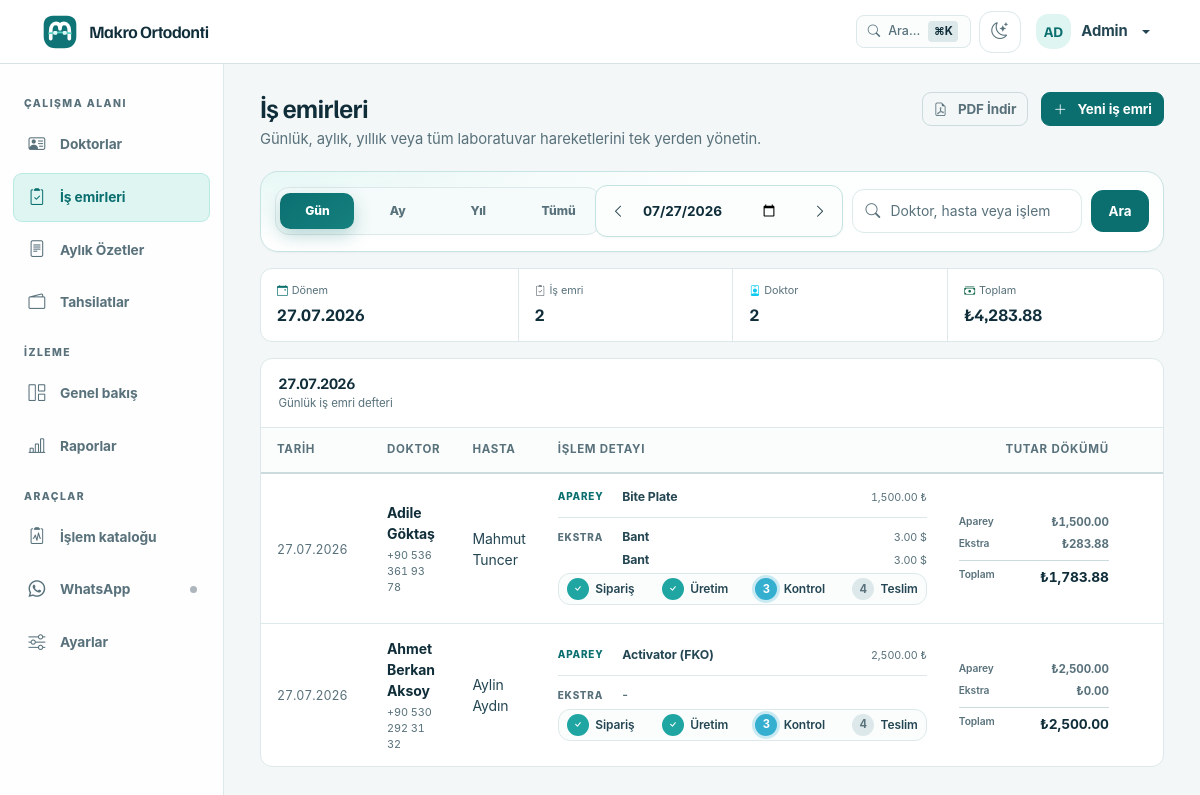
Page /parties/work-orders?view=day&date=2026-07-27&search= (signed in) on the committed database.
### app/models/models.py (models this page shows, shortened)
class User(UserMixin, Base, TimestampMixin):
    __tablename__ = "users"
    id: Mapped[int] = mapped_column(Integer, primary_key=True, autoincrement=True)
    username: Mapped[str] = mapped_column(String(50), nullable=False, unique=True, index=True)
    password_hash: Mapped[str] = mapped_column(String(256), nullable=False)
    full_name: Mapped[str] = mapped_column(String(150), nullable=False)
    role: Mapped[str] = mapped_column(String(20), nullable=False, default="staff", index=True)
    is_active: Mapped[bool] = mapped_column(Boolean, default=True, nullable=False)
    last_login: Mapped[datetime | None] = mapped_column(DateTime, nullable=True)
    api_token_hash: Mapped[str | None] = mapped_column(String(64), nullable=True, unique=True, index=True)
    ROLE_ADMIN = "admin"
    ROLE_STAFF = "staff"
    VALID_ROLES = [ROLE_ADMIN, ROLE_STAFF]

class WorkOrder(Base, TimestampMixin):
    __tablename__ = "work_orders"
    id: Mapped[int] = mapped_column(Integer, primary_key=True, autoincrement=True)
    party_id: Mapped[int] = mapped_column(ForeignKey("parties.id"), nullable=False, index=True)
    work_date: Mapped[date] = mapped_column(nullable=False, index=True)
    apparatus_type: Mapped[str] = mapped_column(Text, nullable=False)
    extra_addons: Mapped[str | None] = mapped_column(Text, nullable=True)
    patient_name: Mapped[str] = mapped_column(String(200), nullable=False)
    apparatus_price: Mapped[Decimal] = mapped_column(Numeric(12, 2), nullable=False, default=Decimal("0.00"))
    extra_price: Mapped[Decimal] = mapped_column(Numeric(12, 2), nullable=False, default=Decimal("0.00"))
    total_price: Mapped[Decimal] = mapped_column(Numeric(12, 2), nullable=False, default=Decimal("0.00"))
    exchange_rate_applied: Mapped[Decimal | None] = mapped_column(Numeric(12, 4), nullable=True)
    notes: Mapped[str | None] = mapped_column(Text, nullable=True)
    party: Mapped["Party"] = relationship(lazy="selectin")

class Party(Base, TimestampMixin):
    __tablename__ = "parties"
    id: Mapped[int] = mapped_column(Integer, primary_key=True, autoincrement=True)
    party_type: Mapped[str] = mapped_column(
        SQLEnum(PartyType), nullable=False, default=PartyType.DENTIST, index=True
    )
    name: Mapped[str] = mapped_column(String(200), nullable=False)  # full name or company name
    phone: Mapped[str | None] = mapped_column(String(20), nullable=True, index=True)
    email: Mapped[str | None] = mapped_column(String(200), nullable=True)
    address: Mapped[str | None] = mapped_column(Text, nullable=True)
    tax_id: Mapped[str | None] = mapped_column(String(50), nullable=True)  # TC Kimlik / Vergi No
    notes: Mapped[str | None] = mapped_column(Text, nullable=True)
    is_active: Mapped[bool] = mapped_column(Boolean, default=True, nullable=False, index=True)
    previous_balance: Mapped[Decimal] = mapped_column(Numeric(12, 2), default=Decimal("0.00"), nullable=False)
    applies_kdv: Mapped[bool] = mapped_column(Boolean, default=False, nullable=False, index=True)
    first_name: Mapped[str | None] = mapped_column(String(100), nullable=True)
    last_name: Mapped[str | None] = mapped_column(String(100), nullable=True)
    date_of_birth: Mapped[date | None] = mapped_column(nullable=True)
    treatment_status: Mapped[str] = mapped_column(
        String(30), default="active", nullable=False, index=True
    )
    contact_person: Mapped[str | None] = mapped_column(String(150), nullable=True)
    contact_phone: Mapped[str | None] = mapped_column(String(20), nullable=True)
    referred_by_id: Mapped[int | None] = mapped_column(Integer, ForeignKey("parties.id"), nullable=True, index=True)
    referred_by = relationship("Party", remote_side="Party.id", foreign_keys=[referred_by_id], lazy="selectin")
    invoices: Mapped[list["Invoice"]] = relationship(
        back_populates="party", lazy="selectin"
    )
    patient: Mapped["Patient"] = relationship(
        back_populates="party", uselist=False, lazy="selectin"
    )
    treatments: Mapped[list["PatientTreatment"]] = relationship(
        back_populates="party", lazy="selectin"
    )
    work_orders: Mapped[list["WorkOrder"]] = relationship(
        back_populates="party", lazy="selectin"
    )
    previous_balance_payments: Mapped[list["PartyPayment"]] = relationship(
        back_populates="party",
        cascade="all, delete-orphan",
        lazy="selectin",
        order_by="PartyPayment.payment_date.desc(), PartyPayment.id.desc()",
    )
    __table_args__ = (
        UniqueConstraint("name", "phone", "party_type", name="uq_party_identity"),
    )
    @property
    def display_name(self) -> str:
        return self.name

### app/routes/parties.py (the view)
@parties_bp.route("/work-orders", strict_slashes=False)
@login_required
@permissions_required("clinical.view")
def list_work_orders():
    data = _resolve_work_order_query(request.args)
    return render_template("work_orders/list.html", **data)

### app/templates/work_orders/list.html (shortened to what this page needs)
{% extends "base.html" %}
{% block content %}
<header class="workspace-header">
    <div><h1>İş emirleri</h1><p>Günlük, aylık, yıllık veya tüm laboratuvar hareketlerini tek yerden yönetin.</p></div>
    <div class="workspace-actions">
        <a href="{{ url_for('parties.export_work_orders_pdf', view=view, date=selected_date.isoformat() if selected_date else '', year=year, month=month, search=search) }}" class="btn btn-outline-secondary btn-sm me-1" target="_blank">
            <i class="bi bi-file-earmark-pdf me-1" aria-hidden="true"></i>PDF İndir
        </a>
        <a href="{{ url_for('parties.list_parties') }}" class="btn btn-primary btn-sm"><i class="bi bi-plus-lg me-1" aria-hidden="true"></i>Yeni iş emri</a>
    </div>
</header>
<div class="workorder-period-bar">
    <nav class="period-switch" aria-label="İş emri dönemi">
        <a href="{{ url_for('parties.list_work_orders', view='day', date=today.isoformat(), search=search) }}" class="{% if view == 'day' %}active{% endif %}">Gün</a>
        <a href="{{ url_for('parties.list_work_orders', view='month', year=today.year, month=today.month, search=search) }}" class="{% if view == 'month' %}active{% endif %}">Ay</a>
        <a href="{{ url_for('parties.list_work_orders', view='year', year=today.year, search=search) }}" class="{% if view == 'year' %}active{% endif %}">Yıl</a>
        <a href="{{ url_for('parties.list_work_orders', view='all', search=search) }}" class="{% if view == 'all' %}active{% endif %}">Tümü</a>
    </nav>
    <form method="GET" action="{{ url_for('parties.list_work_orders') }}" class="workorder-period-form">
        {% if view == 'day' %}
        <div class="period-stepper-group">
            <a href="{{ url_for('parties.list_work_orders', view='day', date=previous_date, search=search) }}" class="btn-stepper" title="Önceki Gün"><i class="bi bi-chevron-left"></i></a>
            <input class="form-control stepper-control" type="date" id="workorder-date" name="date" value="{{ selected_date.isoformat() }}" onchange="this.form.submit()">
            <a href="{{ url_for('parties.list_work_orders', view='day', date=next_date, search=search) }}" class="btn-stepper" title="Sonraki Gün"><i class="bi bi-chevron-right"></i></a>
        </div>
        {% elif view == 'all' %}
        <div class="period-stepper-group">
            <span class="px-3 text-muted fw-semibold" style="font-size: 13px;">Tüm Zamanlar</span>
        </div>
        {% endif %}
        <div class="workorder-search">
            <input class="form-control" type="search" id="workorder-search" name="search" value="{{ search }}" placeholder="Doktor, hasta veya işlem ara">
        </div>
        <button type="submit" class="btn btn-sm btn-primary">Ara</button>
    </form>
</div>
<div class="summary-line workorder-summary" aria-label="{{ period_label }} özeti">
    <div><span><i class="bi bi-calendar-event text-primary me-1" aria-hidden="true"></i>Dönem</span><strong>{{ period_label }}</strong></div>
    <div><span><i class="bi bi-clipboard2-check text-secondary me-1" aria-hidden="true"></i>İş emri</span><strong>{{ work_orders|length }}</strong></div>
    <div><span><i class="bi bi-person-badge text-info me-1" aria-hidden="true"></i>Doktor</span><strong>{{ doctor_count }}</strong></div>
    <div><span><i class="bi bi-cash-stack text-success me-1" aria-hidden="true"></i>Toplam</span><strong>₺{{ "{:,.2f}".format(period_total) }}</strong></div>
</div>
<section class="work-panel" aria-labelledby="workorder-ledger-title">
    <div class="work-panel__header">
        <div><h2 id="workorder-ledger-title">{{ period_label }}</h2><p>{{ 'Günlük' if view == 'day' else ('Yıllık' if view == 'year' else ('Tüm zamanlar' if view == 'all' else 'Aylık')) }} iş emri defteri{% if search %} · “{{ search }}” için {{ work_orders|length }} sonuç{% endif %}</p></div>
    </div>
    <div class="table-responsive">
        <table class="table table-hover align-middle workorder-ledger">
            <thead>
                <tr>
                    <th class="text-start col-w-date">Tarih</th>
                    <th class="text-start">Doktor</th>
                    <th class="text-start">Hasta</th>
                    <th class="text-start">İşlem detayı</th>
                    <th class="text-end">Tutar dökümü</th>
                    <th class="text-end col-w-actions">İşlem</th>
                </tr>
            </thead>
            <tbody>
                {% for wo in work_orders %}
                <tr>
                    <td class="text-start col-w-date"><time class="workorder-date" datetime="{{ wo.work_date.isoformat() }}">{{ wo.work_date.strftime('%d.%m.%Y') }}</time></td>
                    <td>
                        <a href="{{ url_for('parties.detail_party', party_id=wo.party_id) }}">{{ wo.party.display_name if wo.party else '—' }}</a>
                        {% if wo.party and wo.party.phone %}<small class="workorder-doctor-phone">{{ wo.party.phone|phone_display }}</small>{% endif %}
                    </td>
                    <td>{{ wo.patient_name }}</td>
                    <td class="workorder-detail-cell">
                        {% set items = wo.apparatus_type|fromjson %}
                        <div class="workorder-line-group">
                            <span class="workorder-line-label">Aparey</span>
                            <div class="workorder-line-list">
                        {% if items is iterable and items is not string and items|length > 0 %}
                                {% for item in items %}
                                <div class="workorder-line-item">
                                    <strong>{{ item.name if item is mapping else item }}</strong>
                                    {% if item is mapping %}<small>{{ "{:,.2f}".format(item.price|float) }} {{ item.currency|currency_symbol }}</small>{% endif %}
                                </div>
                                {% endfor %}
                        {% else %}<div class="workorder-line-item"><strong>{{ wo.apparatus_type }}</strong></div>{% endif %}
                            </div>
                        </div>
                        {% set extra_value = wo.extra_addons|clean_optional %}
                        {% set extras = extra_value|fromjson %}
                        <div class="workorder-line-group workorder-line-group--extra">
                            <span class="workorder-line-label">Ekstra</span>
                            <div class="workorder-line-list">
                                {% if extras is iterable and extras is not string and extras|length > 0 %}
                                    {% for extra in extras %}
                                    <div class="workorder-line-item">
                                        <strong>{{ extra.name if extra is mapping else extra }}</strong>
                                        {% if extra is mapping %}<small>{{ "{:,.2f}".format(extra.price|float) }} {{ extra.currency|currency_symbol }}</small>{% endif %}
                                    </div>
                                    {% endfor %}
                                {% elif extra_value %}<div class="workorder-line-item"><strong>{{ extra_value }}</strong></div>
                                {% else %}<div class="workorder-line-item workorder-line-item--empty"><strong>-</strong></div>{% endif %}
                            </div>
                        </div>
                        {% set note_value = wo.notes|clean_optional %}
                        <div class="stepper-bar my-1 py-1 px-2" style="font-size: 0.72rem;">
                            <div class="stepper-step stepper-step--completed"><span class="stepper-badge"><i class="bi bi-check"></i></span><span class="stepper-label">Sipariş</span></div>
                            <div class="stepper-step stepper-step--completed"><span class="stepper-badge"><i class="bi bi-check"></i></span><span class="stepper-label">Üretim</span></div>
                            <div class="stepper-step stepper-step--active"><span class="stepper-badge">3</span><span class="stepper-label">Kontrol</span></div>
                            <div class="stepper-step stepper-step--pending"><span class="stepper-badge">4</span><span class="stepper-label">Teslim</span></div>
                        </div>
                    </td>
                    <td class="text-end">
                        <div class="workorder-amounts">
                            <span><small>Aparey</small><b>₺{{ "{:,.2f}".format(wo.apparatus_price) }}</b></span>
                            <span><small>Ekstra</small><b>₺{{ "{:,.2f}".format(wo.extra_price) }}</b></span>
                            <strong><small>Toplam</small>₺{{ "{:,.2f}".format(wo.total_price) }}</strong>
                        </div>
                    </td>
                    <td class="text-end workorder-row-actions">
                    </td>
                </tr>
                {% endfor %}
            </tbody>
        </table>
    </div>
</section>
{% endblock %}

### app/templates/components/navbar.html (shortened to what this page needs)
<nav class="navbar fixed-top" aria-label="Üst menü">
    <div class="container-fluid">
        <a class="navbar-brand d-flex align-items-center" href="{{ url_for('dashboard.index') }}" aria-label="{{ clinic_name }} ana sayfa">
            <span class="brand-mark" aria-hidden="true"></span>
            <span class="brand-copy"><span>{{ clinic_name }}</span></span>
        </a>
        <ul class="navbar-nav ms-auto flex-row align-items-center gap-2">
                {% if current_user.is_authenticated %}
                <li class="nav-item">
                    <button class="cmd-k-trigger" type="button" data-bs-toggle="modal" data-bs-target="#commandPaletteModal" title="Hızlı Arama (Cmd+K)">
                        <i class="bi bi-search"></i>
                        <span class="d-none d-sm-inline">Ara...</span>
                        <span class="cmd-k-badge">⌘K</span>
                    </button>
                </li>
                <li class="nav-item">
                    <button class="theme-toggle" type="button" aria-label="Tema değiştir" title="Açık/Koyu tema">
                        <i class="bi bi-moon-stars" aria-hidden="true"></i>
                    </button>
                </li>
                <li class="nav-item dropdown">
                    <a class="nav-link dropdown-toggle user-menu" href="#" data-bs-toggle="dropdown" aria-expanded="false" aria-label="{{ current_user.full_name }} kullanıcı menüsü">
                        <span class="user-avatar" aria-hidden="true">{{ current_user.full_name[:2]|upper }}</span>
                        <span class="user-name">{{ current_user.full_name }}</span>
                    </a>
                </li>
                {% endif %}
        </ul>
    </div>
</nav>

### rows in the picture
User: full_name "AD", full_name "Admin"
WorkOrder: work_date "27.07.2026", party "Adile Göktaş", party.phone "+90 536 361 93 78", patient_name "Mahmut Tuncer", name "Bite Plate", price "1,500.00", currency "₺", name "Bant" "Bant", price "3.00" "3.00", currency "$" "$", apparatus_price "1,500.00", extra_price "283.88", total_price "1,783.88"
WorkOrder: work_date "27.07.2026", party "Ahmet Berkan Aksoy", party.phone "+90 530 292 31 32", patient_name "Aylin Aydın", name "Activator (FKO)", price "2,500.00", currency "₺", apparatus_price "2,500.00", extra_price "0.00", total_price "2,500.00"

### other values in the picture
{{ clinic_name }} "Makro Ortodonti"
{{ period_label }} "27.07.2026"
{{ work_orders|length }} "2"
{{ doctor_count }} "2"
{{ "{:,.2f}".format(period_total) }} "4,283.88"
